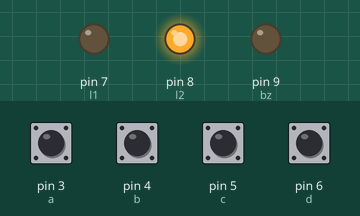
The sketch below on a simulated Arduino Uno, built with avr-gcc and run on an emulated ATmega328P. Shown: output pins drawn as LEDs (lit = HIGH). Inputs (shaded band) come from the test bench; at power-on: pin 3 (a), pin 4 (b), pin 5 (c), pin 6 (d) HIGH. What the sketch prints to the serial monitor is not drawn.

Above: at 0.1 s.
At 1.1 s:
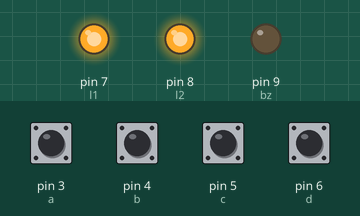
At 2.1 s:
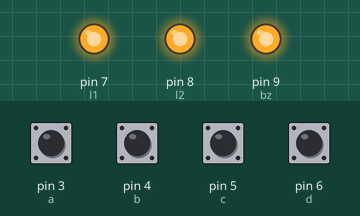
Timing chart, 0 to 3.6 s (numbered marks = the images above):
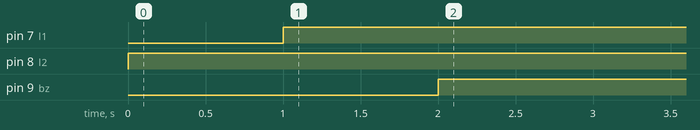

The sketch:

main.ino
```cpp
int a=3;
int b=4;
int c=5;
int d=6;
int l1=7;
int l2=8;
int bz=9;
int i=0,j;

void setup() {
pinMode(a,INPUT_PULLUP);
pinMode(b,INPUT_PULLUP);
pinMode(c,INPUT_PULLUP);
pinMode(d,INPUT_PULLUP);
pinMode(l1,OUTPUT);
pinMode(l2,OUTPUT);
pinMode(bz,OUTPUT);
digitalWrite(l1,LOW);
digitalWrite(l2,LOW);
digitalWrite(bz,LOW);
Serial.begin(9600);
}

void loop() {
 rread();
 led1();
 led2();
 buzzer();
}
void rread()
{
    if(!digitalRead(a)==0)
    {
    j=digitalRead(a);
    Serial.println(j);

    while(!digitalRead(b)==1)
    {
      j=digitalRead(b);
    Serial.println(j);
    }
    led2();
    Serial.println('\t');
    Serial.print("i=");
    Serial.print(i);
    delay(1000);
    }


    if(!digitalRead(c)==0)
    {
    j=digitalRead(b);
    Serial.println(j);

    while(!digitalRead(d)==1)
    {
      j=digitalRead(d);
    Serial.println(j);
    }
    led1();
    Serial.println('\t');
    Serial.print("i=");
    Serial.print(i);
    delay(1000);
    }

    if(!digitalRead(a)==0)
    {
    j=digitalRead(b);
    Serial.println(j);

    while(!digitalRead(c)==1)
    {
      j=digitalRead(d);
    Serial.println(j);
    }
    buzzer();
    Serial.println('\t');
    Serial.print("i=");
    Serial.print(i);
    delay(1000);
    }
}


void led1()
{
  if(!digitalRead(a)==0)
  {
  digitalWrite(l1,HIGH);
  }
}

void led2()
{
  if(!digitalRead(c)==0)
  {
  digitalWrite(l2,HIGH);
  }

}

void buzzer()
{
  digitalWrite(bz,HIGH);
}
```

Measured:
- by itself, pin 7 (l1): LOW → HIGH at 1.0 s
- by itself, pin 8 (l2): LOW → HIGH at 0.00 s
- by itself, pin 9 (bz): LOW → HIGH at 2.0 s
